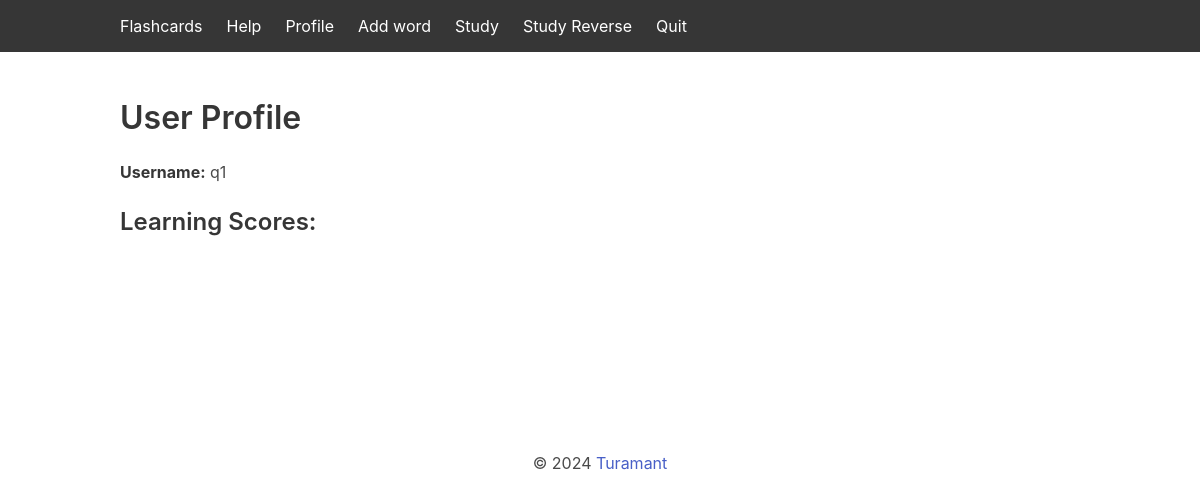
Page /profile (signed in) on the earlier database version.
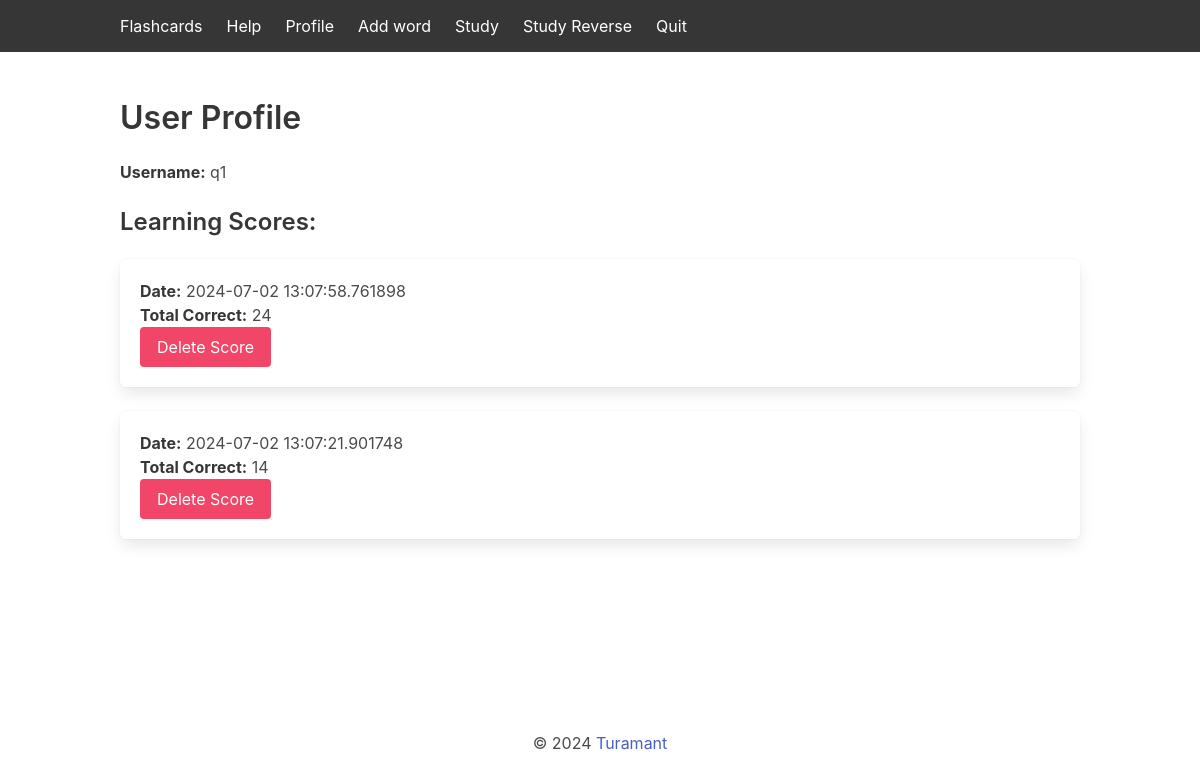
Same page on the later database version.
### app/models.py (models this page shows, shortened)
class Score(db.Model):
    id = db.Column(db.Integer, primary_key=True)
    user_id = db.Column(db.Integer, db.ForeignKey('user.id'), nullable=False)
    date = db.Column(db.DateTime, nullable=False, default=datetime.now())
    total_correct = db.Column(db.Integer, nullable=True)

### app/auth.py (the view)
@auth.route('/profile', methods=['GET'])
@login_required
def user_profile():
    user = User.query.get(current_user.id)
    if not user:
        return "User not found", 404
    scores = Score.query.filter_by(user_id=current_user.id).order_by(Score.date.desc()).all()
    return render_template('auth/profile.html', user=user, scores=scores, username=current_user.username,)

### app/__init__.py (called while the page is built)
def create_app(config_class=Config):
    app = Flask(__name__, instance_relative_config=True)
    app.config.from_object(config_class)
    app.config.from_pyfile('config.py')
    db.init_app(app)
    migrate.init_app(app, db)
    login_manager.init_app(app)  # Инициализируем Flask-Login
    from app.models import User  # Импорт User здесь для избежания круговой зависимости
    @login_manager.user_loader
    def load_user(user_id):
        return User.query.get(int(user_id))
    from app.main import bp as main_bp
    from app.auth import auth as auth_blueprint
    app.register_blueprint(main_bp)
    app.register_blueprint(auth_blueprint)
    return app

### app/templates/auth/profile.html (shortened to what this page needs)
{% extends 'base.html' %}
{% block content %}
<section class="section custom-container">
    <div class="container">
        <h1 class="title">User Profile</h1>
        <div class="content">
            <p><strong>Username:</strong> {{ user.username }}</p>
        </div>
        <h2 class="title is-4">Learning Scores:</h2>
        <ul class="learning-scores">
            {% for score in scores %}
                <li class="box score-item">
                    <p><strong>Date:</strong> {{ score.date }}</p>
                    <p><strong>Total Correct:</strong> {{ score.total_correct }}</p>
                    <form action="{{ url_for('auth.delete_score', score_id=score.id) }}" method="post">
                        <button class="button is-danger" type="submit">Delete Score</button>
                    </form>
                </li>
            {% endfor %}
        </ul>
    </div>
</section>
{% endblock %}

Differences in the rows shown:
added Score: date "2024-07-02 13:07:58.761898", total_correct "24"
added Score: date "2024-07-02 13:07:21.901748", total_correct "14"
